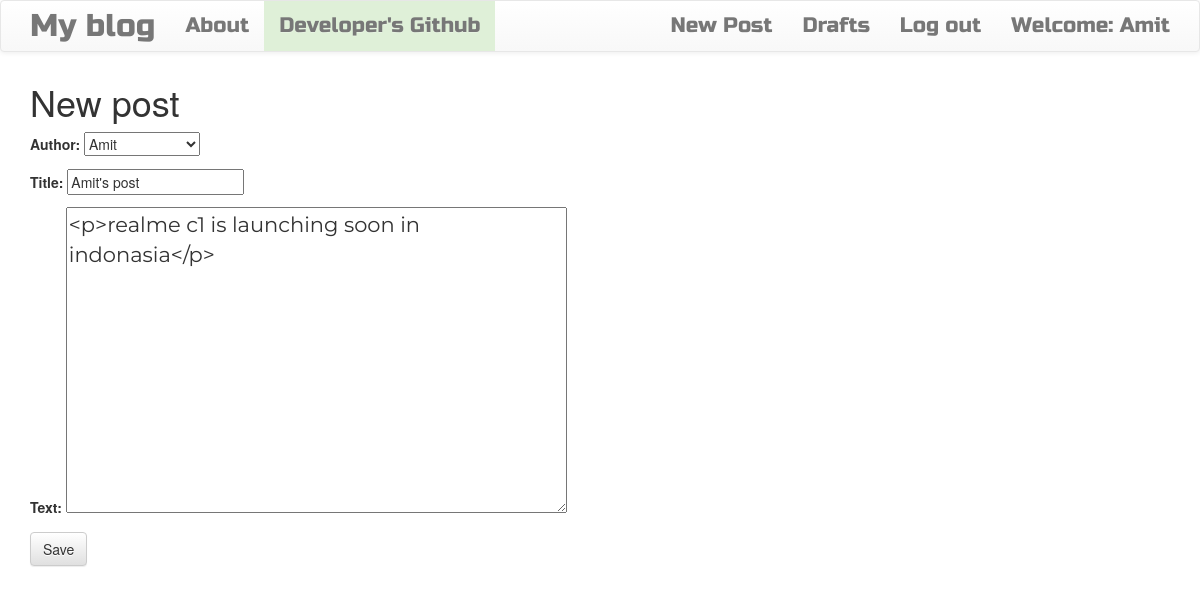
The page /post/12/edit/ (signed in) on the database its author committed.
### blog/models.py (models this page shows, shortened)
class Post(models.Model):
	author = models.ForeignKey('auth.user')
	title = models.CharField(max_length=100)
	text = models.TextField(max_length=1000)
	created_date = models.DateTimeField(default=timezone.now)
	published_date = models.DateTimeField(blank=True,null=True)

### blog/views.py (the view)
# urls.py: url(r'^post/(?P<pk>\d+)/edit/$',views.PostUpdateView.as_view(),name='post_edit'),
class PostUpdateView(LoginRequiredMixin,UpdateView):
	login_url = '/login/'
	redirect_field_name = 'blog/post_detail.html'
	form_class = PostForm
	model = Post

### blog/forms.py
class PostForm(forms.ModelForm):
	class Meta():
		model = Post
		fields = ('author','title','text')
		widgets = {
		'title':forms.TextInput(attrs={'class':'textinputclass'}),
		'text':forms.Textarea(attrs={'class':'editable medium-editor-textarea postcontent'}),
                }

### blog/templates/blog/post_form.html (shortened to what this page needs)
{% extends 'blog/base.html' %}
{% block content %}
    <h1>New post</h1>
    <form method="POST" class="post-form">
    {{form.as_p}}
    <button type="submit" class="save btn btn-default">Save</button>
    </form>
{% endblock %}

### blog/templates/blog/base.html (shortened to what this page needs)
<!DOCTYPE html>
{% load staticfiles %}
<html>
    <head>
        <link rel="stylesheet" href="https://maxcdn.bootstrapcdn.com/bootstrap/3.3.7/css/bootstrap.min.css">
        <link rel="stylesheet" href="https://maxcdn.bootstrapcdn.com/bootstrap/3.3.7/css/bootstrap-theme.min.css">
        <link rel="stylesheet" href="//cdn.jsdelivr.net/medium-editor/latest/css/medium-editor.min.css" type="text/css" media="screen" charset="utf-8">
        <link rel="stylesheet" href="{% static 'css/blog.css' %}">
<body class='loader'>
  <nav class="navbar navbar-default techfont custom-navbar">
    <div class="container">
      <ul class="nav navbar-nav">
        <li><a class='navbar-brand bigbrand' href="{% url 'post_list' %}">My blog</a></li>
        <li><a href="{% url 'about'%}">About</a></li>
        <li><a class="text-primary bg-success" href="https://github.com/rjipandey">Developer's Github</a></li>
      </ul>
      <ul class="nav navbar-nav navbar-right">
        {% if user.is_authenticated %}
        <li>
          <a href="{% url 'post_new' %}" >New Post</a>
        </li>
        <li>
          <a href="{% url 'post_draft_list' %}">Drafts</a>
        </li>
        <li>
          <a href="{% url 'logout' %}" >Log out</a>
        </li>
        <li>
          <a >Welcome: {{ user.username }}</a>
        </li>
          {% else %}
          <li><a href="{%url 'login_user' %}">Login</a></li>
          <li><a href="{%url 'register_user' %}">Sign Up</a></li>
          <li><a class='nav navbar-right' href="{% url 'login' %}" >Admin <span class="glyphicon glyphicon-user"></span></a></li>
        {% endif %}
      </ul>
  </div>
</nav>
        <div class="content container">
            <div class="row">
                <div class="col-md-8">
                  <div class="blog_posts">
                    {% block content %}
                    {% endblock %}
                  </div>
                </div>
            </div>
        </div>
</body>
</html>

### blog/static/css/blog.css (style rules this page uses)
.techfont { font-family: 'Russo One', sans-serif; font-size: 1.5em; margin-bottom: 10px; }
.postcontent { font-family: 'Montserrat'; font-size: 1.5em; }
.bigbrand { font-size: 1.5em; }
.loader { filter:hue-rotate(0deg); color: linear-gradient(45deg,#0f8,#08f); animation:hue 5000ms infinite linear; }

### rows shown on the page
Post: author "Amit", title "Amit's post", text "<p>realme c1 is launching soon in indonasia</p>"

### other values the page prints
{{ user.username }} "Amit"
